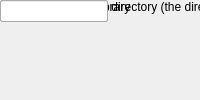
<?xml version="1.0" encoding="UTF-8"?>
<ui version="4.0">
 <class>MainWindow</class>
 <widget class="QMainWindow" name="MainWindow">
  <property name="windowTitle"><string>IP</string></property>
  <widget class="QWidget" name="centralwidget">
   <!-- NOTE: this is a simplified structural mirror of the generated
        <module>_ui.py, not a full round-trip Designer file. Regenerate
        both from the same spec if you need to edit layout by hand. -->
       <widget class="QLabel" name="label_name">
     <property name="text"><string>Block name</string></property>
    </widget>
       <widget class="QLineEdit" name="name">
     <property name="toolTip"><string>A name you choose for this block instance, e.g. to note what it's used for in this design. Shown below the block on the diagram.</string></property>
    </widget>
       <widget class="QLabel" name="label_lib_path">
     <property name="text"><string>Path to sysgen build directory (the directory containing ip/)</string></property>
    </widget>
       <widget class="QLineEdit" name="lib_path"/>
       <widget class="QLabel" name="label_ip_name">
     <property name="text"><string>Name of IP in this library</string></property>
    </widget>
       <widget class="QLineEdit" name="ip_name"/>
  </widget>
 </widget>
 <resources/>
 <connections/>
</ui>
